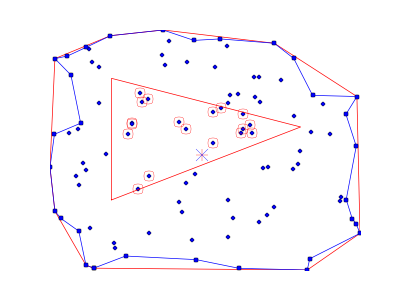

Generate this figure with Python:
from okean import calc, hull
import numpy as np
import pylab as pl

np.random.seed(0)
x=np.random.rand(100)
y=np.random.rand(100)

pl.figure()
pl.plot(x,y,'bo')

# concave/convex hull:
i=hull.convex_hull(x,y)
pl.plot(x[i],y[i],'r-x')

j=hull.concave_hull(x,y)
pl.plot(x[j],y[j],'b-s')

pl.gca().set_frame_on(0)
pl.gca().set_xticks([])
pl.gca().set_yticks([])

# centroid and area:
x0,y0=calc.poly_centroid(x[i],y[i])
pl.plot(x0,y0,'r+',ms=16)
print x0,y0,calc.poly_area(x[i],y[i])

x0,y0=calc.poly_centroid(x[j],y[j])
pl.plot(x0,y0,'bx',ms=16)
print x0,y0,calc.poly_area(x[j],y[j])

# in polygon:
xp=0.2,0.8,0.2
yp=0.3,0.6,0.8
i=calc.inpolygon(x,y,xp,yp)
pl.plot(xp+(xp[0],),yp+(yp[0],),'r')
pl.plot(x[i],y[i],'o',ms=15,mfc='none',mec='r')

pl.savefig('ex_calcs_01.png',dpi=50)

